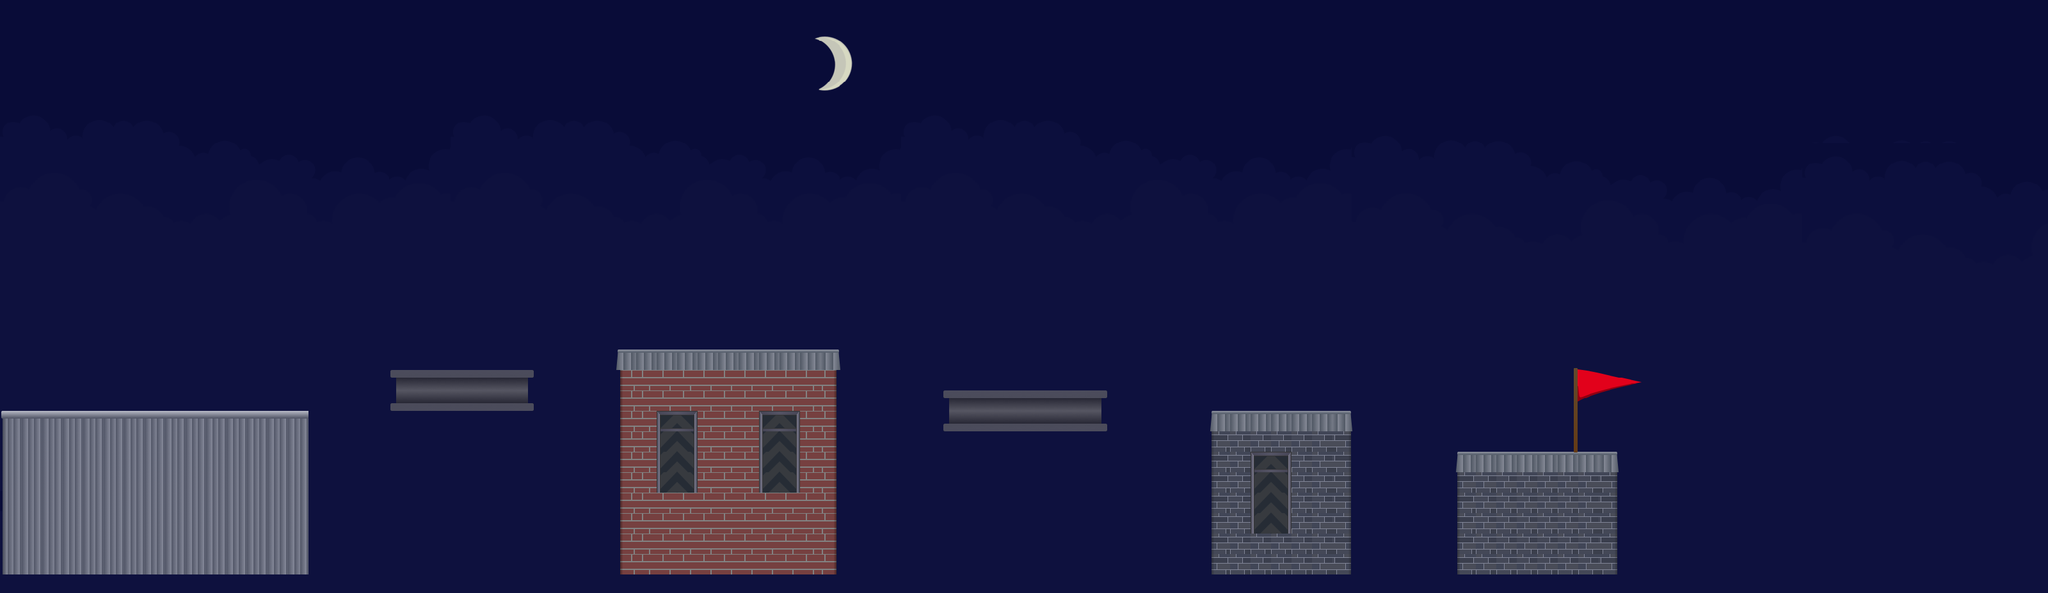

A 2D game scene composited from a Tiled map and its tileset images. What follows is a short description and the map's XML, with each tile layer's data collapsed to a summary:
An orthogonal 100x29 tile map with 32x32 px tiles, 4 tile layers (layer1, layer2, layer3, layer4), 22 tilesets.

<map version="1.2" tiledversion="1.2.1" orientation="orthogonal" renderorder="right-down" width="100" height="29" tilewidth="32" tileheight="32" infinite="0" backgroundcolor="#090c38" nextlayerid="35" nextobjectid="1">
 <tileset firstgid="1" name="l1" tilewidth="32" tileheight="32" spacing="1" tilecount="1" columns="1">
  <image source="../../sprites/l1.png" width="48" height="48" />
 </tileset>
 <tileset firstgid="2" name="l2" tilewidth="32" tileheight="32" spacing="1" tilecount="1" columns="1">
  <image source="../../sprites/l2.png" width="48" height="48" />
 </tileset>
 <tileset firstgid="3" name="l3" tilewidth="32" tileheight="32" spacing="1" tilecount="1" columns="1">
  <image source="../../sprites/l3.png" width="48" height="48" />
 </tileset>
 <tileset firstgid="4" name="l4" tilewidth="32" tileheight="32" spacing="1" tilecount="1" columns="1">
  <image source="../../sprites/l4.png" width="48" height="48" />
 </tileset>
 <tileset firstgid="5" name="l5" tilewidth="32" tileheight="32" spacing="1" tilecount="1" columns="1">
  <image source="../../sprites/l5.png" width="48" height="48" />
 </tileset>
 <tileset firstgid="6" name="h1" tilewidth="32" tileheight="32" spacing="1" tilecount="1" columns="1">
  <image source="../../sprites/h1.png" width="48" height="48" />
 </tileset>
 <tileset firstgid="7" name="h2" tilewidth="32" tileheight="32" spacing="1" tilecount="1" columns="1">
  <image source="../../sprites/h2.png" width="48" height="48" />
 </tileset>
 <tileset firstgid="8" name="h3" tilewidth="32" tileheight="32" spacing="1" tilecount="1" columns="1">
  <image source="../../sprites/h3.png" width="48" height="48" />
 </tileset>
 <tileset firstgid="9" name="hpart" tilewidth="32" tileheight="32" spacing="1" tilecount="1" columns="1">
  <image source="../../sprites/hpart.png" width="48" height="48" />
 </tileset>
 <tileset firstgid="10" name="hpart2" tilewidth="32" tileheight="32" spacing="1" tilecount="1" columns="1">
  <image source="../../sprites/hpart2.png" width="48" height="48" />
 </tileset>
 <tileset firstgid="11" name="w1" tilewidth="32" tileheight="32" spacing="1" tilecount="1" columns="1">
  <image source="../../sprites/w1.png" width="48" height="48" />
 </tileset>
 <tileset firstgid="12" name="w2" tilewidth="32" tileheight="32" spacing="1" tilecount="1" columns="1">
  <image source="../../sprites/w2.png" width="48" height="48" />
 </tileset>
 <tileset firstgid="13" name="ngtile1" tilewidth="32" tileheight="32" spacing="1" tilecount="1" columns="1">
  <image source="../../sprites/ngtile1.png" width="48" height="48" />
 </tileset>
 <tileset firstgid="14" name="h11" tilewidth="32" tileheight="32" spacing="1" tilecount="1" columns="1">
  <image source="../../sprites/h11.png" width="48" height="48" />
 </tileset>
 <tileset firstgid="15" name="h12" tilewidth="32" tileheight="32" spacing="1" tilecount="1" columns="1">
  <image source="../../sprites/h12.png" width="48" height="48" />
 </tileset>
 <tileset firstgid="16" name="w11" tilewidth="32" tileheight="32" spacing="1" tilecount="1" columns="1">
  <image source="../../sprites/w11.png" width="48" height="48" />
 </tileset>
 <tileset firstgid="17" name="w12" tilewidth="32" tileheight="32" spacing="1" tilecount="1" columns="1">
  <image source="../../sprites/w12.png" width="48" height="48" />
 </tileset>
 <tileset firstgid="18" name="moonimahes" tilewidth="32" tileheight="32" spacing="1" tilecount="220" columns="22">
  <image source="../../sprites/moonimahes.png" width="750" height="346" />
 </tileset>
 <tileset firstgid="238" name="flag" tilewidth="32" tileheight="32" spacing="1" tilecount="345" columns="23">
  <image source="../../sprites/flag.png" width="764" height="500" />
 </tileset>
 <tileset firstgid="583" name="pipe1" tilewidth="32" tileheight="32" spacing="1" tilecount="1" columns="1">
  <image source="../../sprites/pipe1.png" width="48" height="48" />
 </tileset>
 <tileset firstgid="584" name="pipe2" tilewidth="32" tileheight="32" spacing="1" tilecount="1" columns="1">
  <image source="../../sprites/pipe2.png" width="48" height="48" />
 </tileset>
 <tileset firstgid="585" name="wolken_l2" tilewidth="32" tileheight="32" spacing="1" tilecount="506" columns="22">
  <image source="../../sprites/wolken_l2.png" width="750" height="777" />
 </tileset>
 <layer id="31" name="layer1" width="100" height="29" opacity="0.1">
  <data>[2900 cells, 2359 non-empty, 352 distinct tile ids]</data>
 </layer>
 <layer id="32" name="layer2" width="100" height="29" offsetx="-126" offsety="259">
  <data>[2900 cells, 375 non-empty, 14 distinct tile ids]</data>
 </layer>
 <layer id="33" name="layer3" width="100" height="29" offsetx="-140" offsety="143">
  <data>[2900 cells, 20 non-empty, 20 distinct tile ids]</data>
 </layer>
 <layer id="34" name="layer4" width="100" height="29">
  <data>[2900 cells, 12 non-empty, 12 distinct tile ids]</data>
 </layer>
</map>
